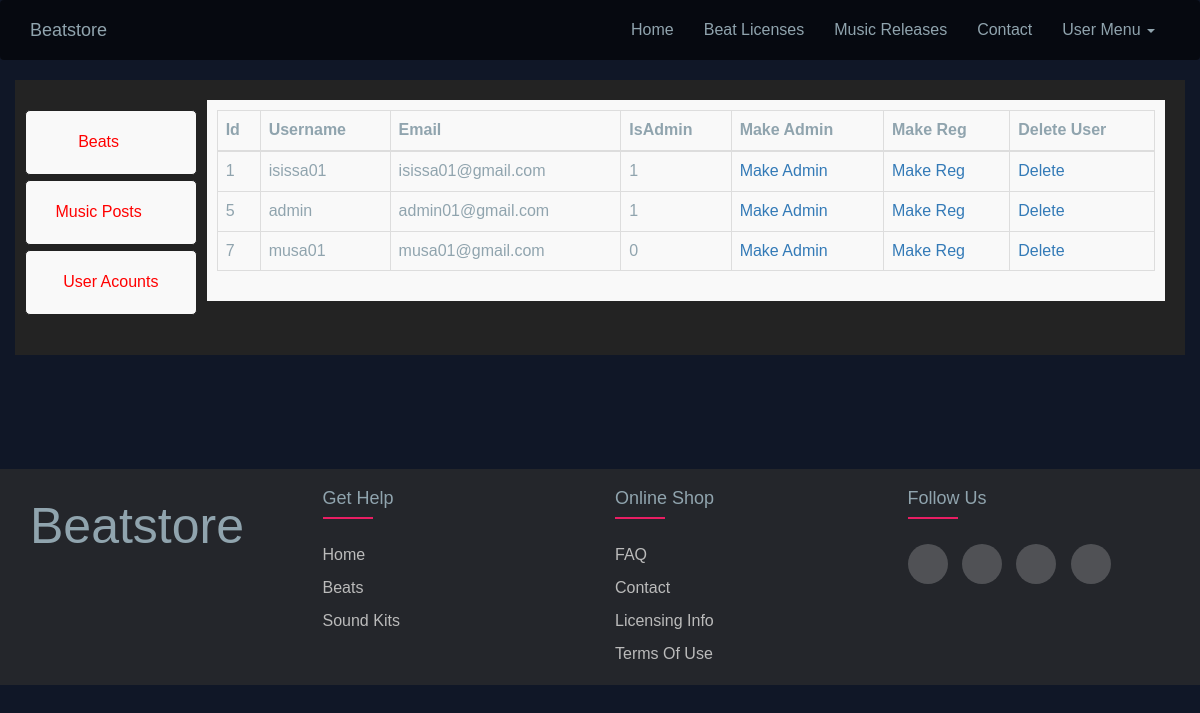
The app's page /cms.php?source=accounts (signed in) with its own data.
### tables this page shows
CREATE TABLE `navbar` (
  `id` int(11) NOT NULL,
  `page` varchar(255) NOT NULL,
  `link` varchar(256) NOT NULL
);

CREATE TABLE `users` (
  `id` int(11) NOT NULL,
  `username` varchar(256) NOT NULL,
  `email` varchar(256) NOT NULL,
  `password` varchar(256) NOT NULL,
  `name` varchar(255) NOT NULL,
  `stage_name` varchar(255) DEFAULT NULL,
  `isAdmin` int(11) NOT NULL DEFAULT '0'
);

### includes/functions.php (called while the page is built, shortened)
<?php
include 'db.php';
function getNavbar(){
  global $connection;
  $query = 'SELECT * FROM navbar';
  $result = mysqli_query($connection, $query);
  while($row = mysqli_fetch_assoc($result)){
    $page = array(
      'page' => $row['page'],
      'link' => $row['link']
    );
    $pages[] = $page;
  }
  return $pages;
}

### includes/accounts.php (the view, shortened to what this page needs)
<table class="table table-bordered table-hover">
  <thead>
    <tr>
      <th>Id</th>
      <th>Username</th>
      <th>Email</th>
      <th>IsAdmin</th>
      <th>Make Admin</th>
      <th>Make Reg</th>
      <th>Delete User</th>
    </tr>
  </thead>
  <tbody>
   <?php
    $query = 'SELECT * FROM users';
    $result = mysqli_query($connection,$query);
    while($row = mysqli_fetch_assoc($result)){
     $id = $row['id'];
     $username = $row['username'];
     $email = $row['email'];
     $isAdmin = $row['isAdmin'];
      echo "<tr>";
      echo "<td>$id</td>";
      echo "<td>$username</td>";
      echo "<td>$email</td>";
      echo "<td>$isAdmin</td>";
      echo "<td><a href='cms.php?source=accounts&admin=$id' >Make Admin</a></td>";
      echo "<td><a href='cms.php?source=accounts&user=$id' >Make Reg</a></td>";
      echo "<td><a href='cms.php?source=accounts&delete=$id' >Delete</a></td>";
      echo "</tr>";
    }
    ?>
  </tbody>
</table>

### includes/navbar.php (shortened to what this page needs)
   <nav class="navbar navbar-inverse" id="navbar-scroll">
      <div class="container">
           <div class="navbar-header">
              <a href="index.php" class="navbar-brand" >Beatstore </a>
           </div>
           <div class="collapse navbar-collapse" id="navbar-collapse">
               <ul class="nav navbar-nav navbar-right">
                   <?php
                 foreach(getNavbar() as $key => $value){
                 ?>
                 <li <?php if($link == $value['link']){
                  echo 'class = active';
                 }?>
                 ><a href="<?php echo $value['link'];?>"><?php echo $value['page'];?></a></li>
                 <?php }
                 if(isset($_SESSION['logged_in'])){
                   ?>
                   <li class="dropdown">
                    <a class="toggle" data-target="userMenu" data-toggle="dropdown" aria-expanded="true">
User Menu
                      <span class="caret"></span></a>
                   </li>
                   <?php
                 }else {
                       echo "<li><a href='login.php'>Login</a></li>";
                 }
                 ?>
               </ul>
           </div>
       </div>
   </nav>

### main.css (style rules this page uses)
body { font-family: Oswald, Helvetica, Arial, sans-serif; font-size: 16px; padding: auto; background: #101727; background-position: center center; background-size: cover; }
body { min-height: 100vh; display: flex; flex-direction: column; flex-wrap: wrap; justify-content: space-between; color: #90a4ae; }
#navbar-scroll { padding: 5px 0; position: fixed; }
#navbar-scroll a { color: #90a4ae; }
nav#navbar-scroll { margin-bottom: 0; background: rgba(0,0,0,.6); border: none; position: absolute; width: 100%; z-index: 100; }
* { margin:0; padding:0; box-sizing: border-box; }
ul { list-style: none; }

### seach_bar.css (style rules this page uses)
* { outline: none; }

### records on screen
navbar: page "Home"
navbar: page "Beat Licenses"
navbar: page "Music Releases"
navbar: page "Contact"
users: id "1", username "isissa01", email "isissa01@gmail.com", isAdmin "1"
users: id "5", username "admin", email "admin01@gmail.com", isAdmin "1"
users: id "7", username "musa01", email "musa01@gmail.com", isAdmin "0"
